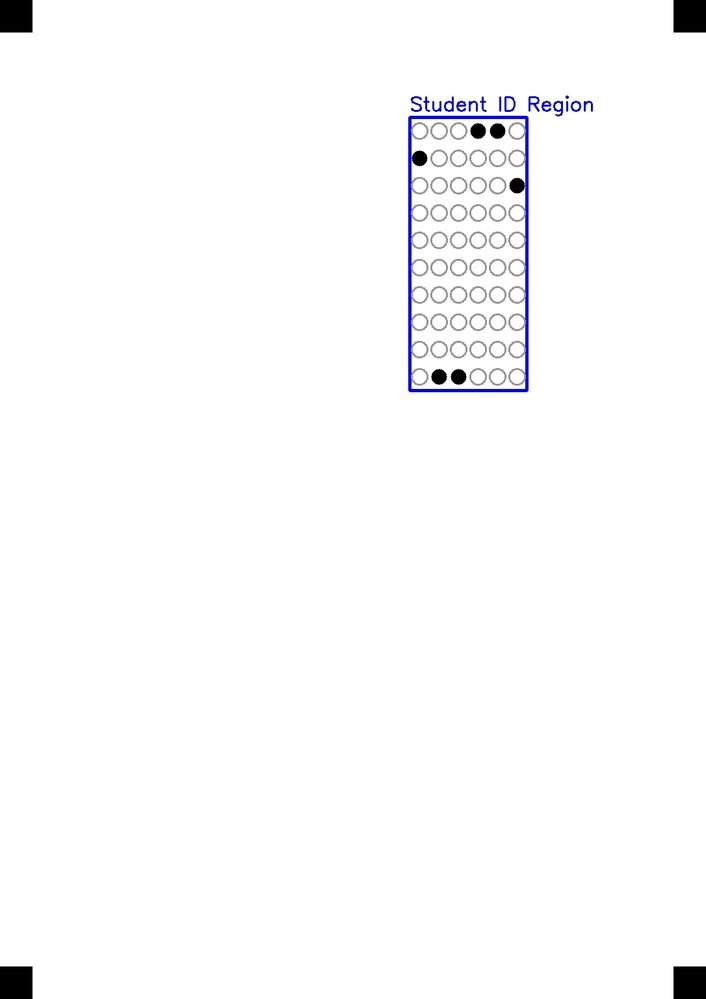
#> input picture test_student_id_image.jpg, 706 x 999 px, shrunk from 1086 x 1536 before the run
$ python -i debug_marker_classification.py   (imports and definitions only)
#> lines starting #> are read from the running program, lines starting #| are printed output that depends on the picture; after the words box and inside, x2 and y2 are one past the last pixel; in counts of white or black regions, pixels touching at a corner belong together
#> further down, picture is the input picture: shape (999, 706, 3); mean B, G, R 251.9, 251, 251
### app/services/all_marker_scanner.py
"""
All Marker Scanner Service
Quét và đánh dấu tất cả các marker (lớn và nhỏ) trên một ảnh tổng hợp

Features:
- Phát hiện marker vuông lớn (large markers)
- Phát hiện marker vuông nhỏ (small markers)
- Đánh dấu và phân biệt 2 loại marker bằng màu sắc
- Tạo ảnh tổng hợp với tất cả marker được label
- Thống kê số lượng và vị trí marker
"""

import cv2
import numpy as np
import logging
from pathlib import Path
from typing import Dict, List, Tuple, Any
from sklearn.cluster import DBSCAN
import json

logger = logging.getLogger(__name__)


class AllMarkerScanner:
    """
    Service quét và đánh dấu tất cả marker trong ảnh OMR
    """

    def __init__(self):
        self.debug_dir = Path("data/grading/all_markers_debug")
        self.debug_dir.mkdir(parents=True, exist_ok=True)

        # Xóa debug images cũ
        for file in self.debug_dir.glob("*.jpg"):
            file.unlink()

        # Màu sắc cho các loại marker
        self.colors = {
            'large_marker': (0, 0, 255),      # Đỏ cho marker lớn
            'small_marker': (0, 255, 0),      # Xanh lá cho marker nhỏ
            'text_large': (255, 255, 255),    # Trắng cho text marker lớn
            'text_small': (0, 0, 0),          # Đen cho text marker nhỏ
            'bbox_large': (255, 0, 0),        # Xanh dương cho bbox marker lớn
            'bbox_small': (255, 255, 0)       # Vàng cho bbox marker nhỏ
        }

    # [494 lines left out: functions save_debug_image, scan_all_markers, detect_large_markers, detect_small_markers, smart_detect_small_markers, find_square_candidates and 5 more, not called in this run]


# Global instance
all_marker_scanner = AllMarkerScanner()

### debug_marker_classification.py
#!/usr/bin/env python3
"""
Debug script để phân tích và phân loại marker đúng
"""

import sys
import os
import cv2
import numpy as np
from pathlib import Path

# Add the app directory to Python path
sys.path.insert(0, str(Path(__file__).parent / "app"))

from services.all_marker_scanner import all_marker_scanner

# [109 lines left out: functions analyze_markers, analyze_large_markers, not called in this run]

def analyze_small_markers(image):
    """Phân tích detection của small markers"""

    gray = cv2.cvtColor(image, cv2.COLOR_BGR2GRAY)

    # Multiple approaches
    binary1 = cv2.adaptiveThreshold(gray, 255, cv2.ADAPTIVE_THRESH_GAUSSIAN_C,
                                   cv2.THRESH_BINARY_INV, 11, 2)
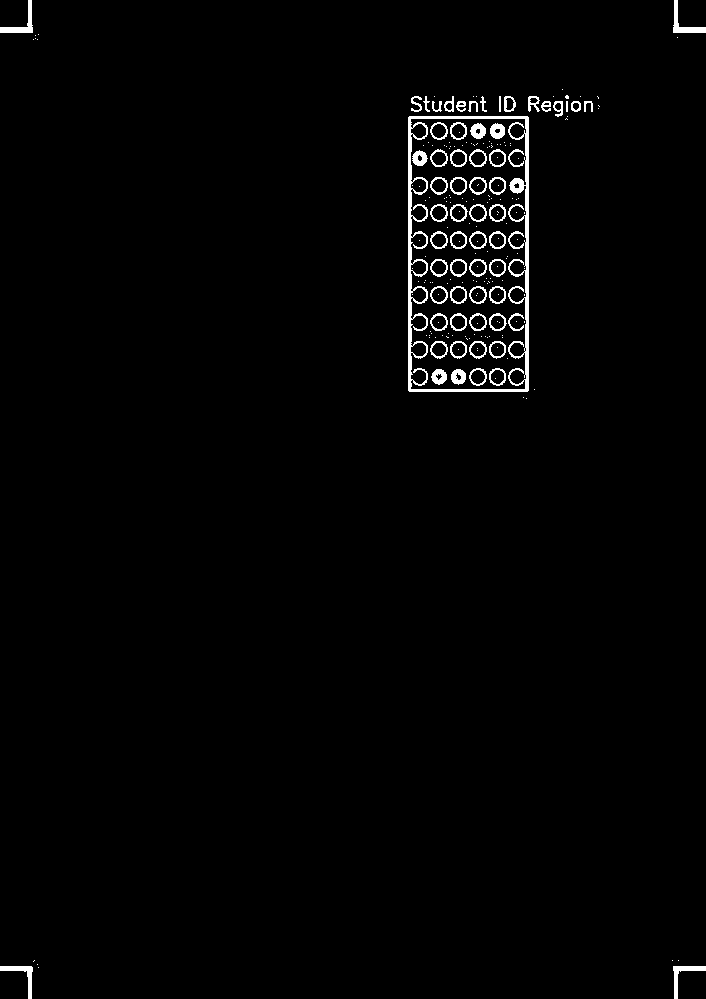
#> binary1: shape (999, 706); 1.6% white; 221 white regions (157 under 20 px), largest, box (x1, y1, x2, y2) and area: (408, 116, 529, 392) 4209, (673, 0, 706, 33) 311, (0, 0, 33, 33) 310
    _, binary2 = cv2.threshold(gray, 80, 255, cv2.THRESH_BINARY_INV)
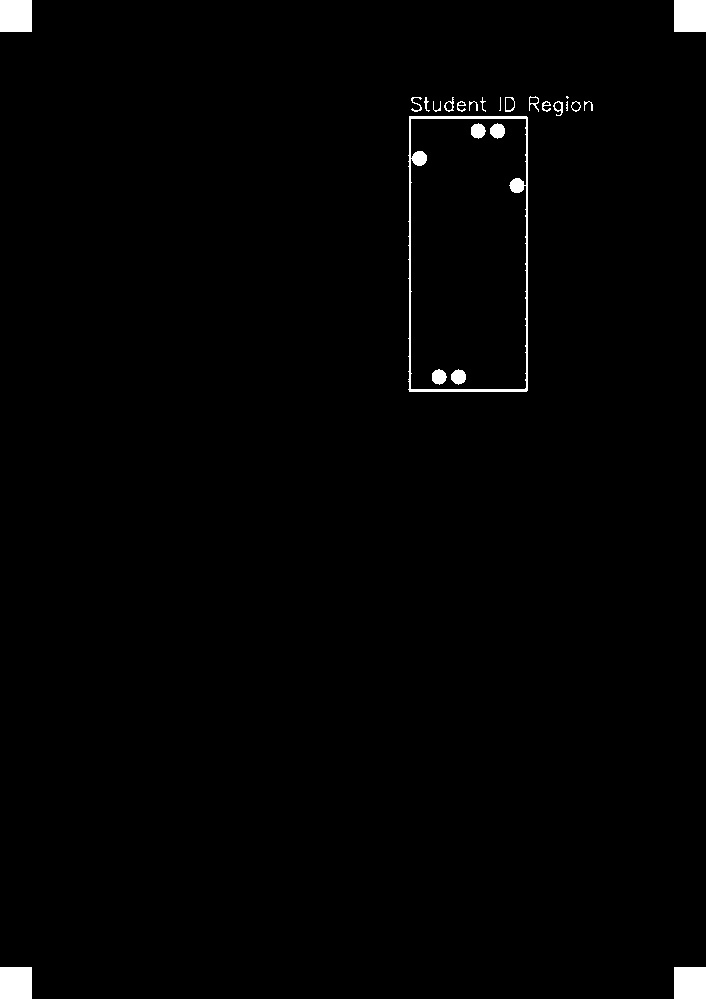
#> binary2: shape (999, 706); 1.1% white; 25 white regions (3 under 20 px), largest, box (x1, y1, x2, y2) and area: (408, 116, 528, 392) 2195, (0, 0, 32, 32) 1024, (674, 0, 706, 32) 1024
    _, binary3 = cv2.threshold(gray, 120, 255, cv2.THRESH_BINARY_INV)
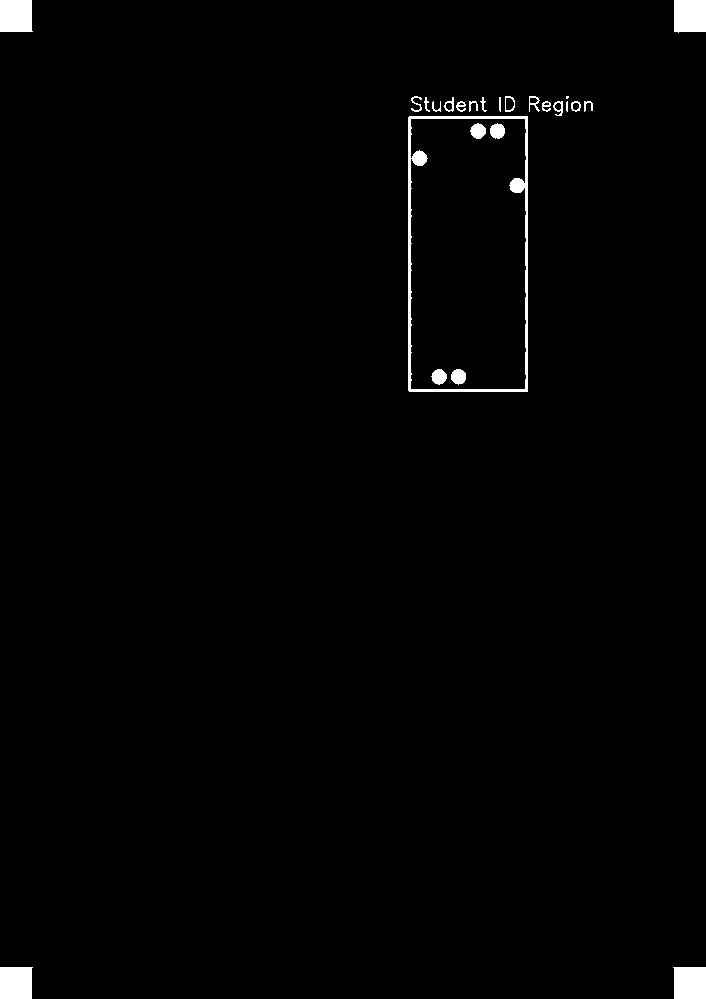
#> binary3: shape (999, 706); 1.2% white; 25 white regions (1 under 20 px), largest, box (x1, y1, x2, y2) and area: (408, 116, 528, 392) 2705, (0, 0, 33, 32) 1025, (674, 0, 706, 33) 1025
    binary = cv2.bitwise_or(cv2.bitwise_or(binary1, binary2), binary3)
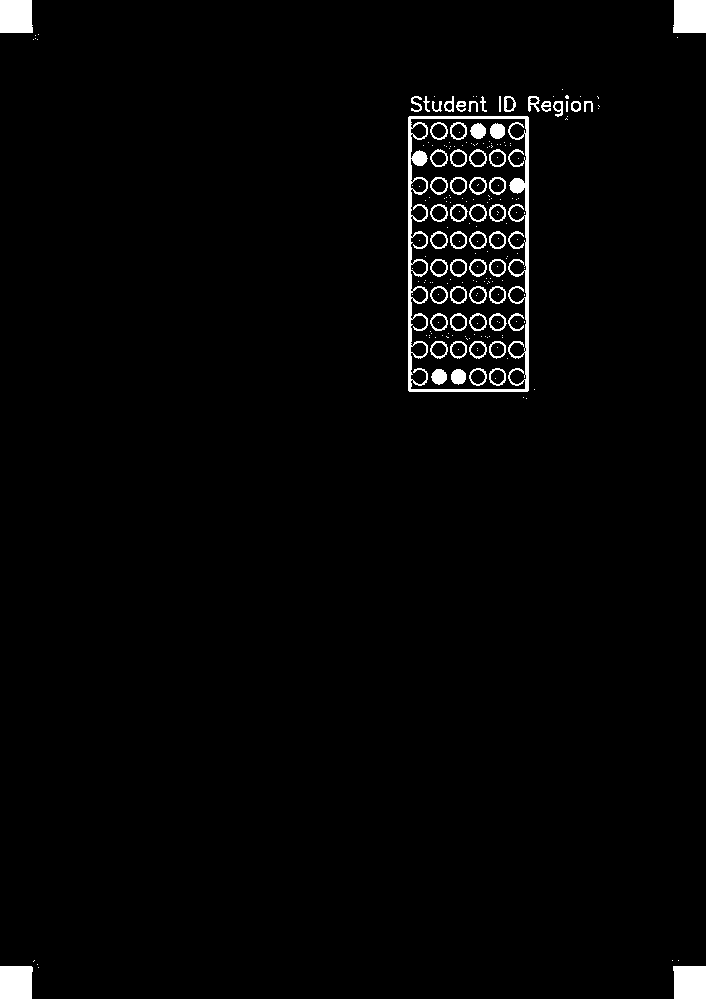
#> binary: shape (999, 706); 2.1% white; 220 white regions (157 under 20 px), largest, box (x1, y1, x2, y2) and area: (408, 116, 529, 392) 4424, (0, 0, 33, 33) 1063, (673, 0, 706, 33) 1063

    # Morphological operations
    kernel = np.ones((3, 3), np.uint8)
    cleaned = cv2.morphologyEx(binary, cv2.MORPH_CLOSE, kernel)
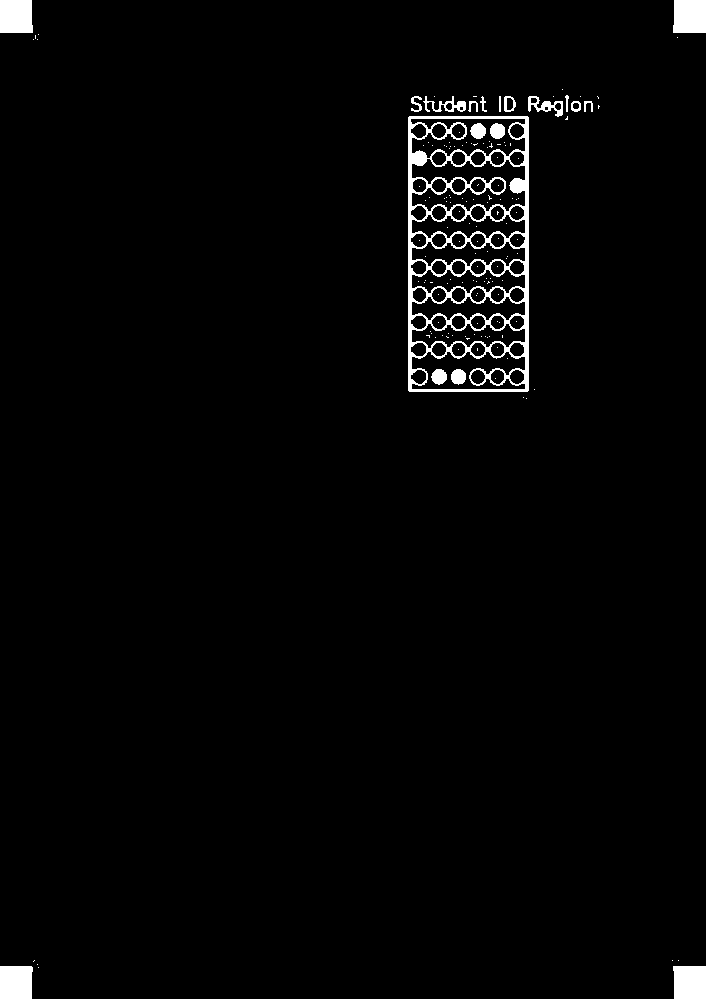
#> cleaned: shape (999, 706); 2.2% white; 149 white regions (130 under 20 px)

    # Find contours
    contours, _ = cv2.findContours(cleaned, cv2.RETR_EXTERNAL, cv2.CHAIN_APPROX_SIMPLE)
#> contours = 36 contours, 22 with area under 20; largest, box (x1, y1, x2, y2) and area: (408, 116, 529, 392) 32998, (673, 0, 706, 33) 1000, (0, 0, 33, 33) 1000, (0, 966, 33, 999) 997, (673, 966, 706, 999) 996

    print(f"   Total contours found: {len(contours)}")
#|    Total contours found: 36

    small_markers = []
    area_candidates = []

    for i, contour in enumerate(contours):
        area = cv2.contourArea(contour)
        area_candidates.append(area)

        if i < 10:  # Show first 10
            print(f"   Contour {i}: area={area:.1f}")

        # Current filter for small markers
        if 25 < area < 180:
            epsilon = 0.02 * cv2.arcLength(contour, True)
            approx = cv2.approxPolyDP(contour, epsilon, True)

            if len(approx) == 4:
                x, y, w, h = cv2.boundingRect(contour)
                aspect_ratio = float(w) / h

                if 0.8 <= aspect_ratio <= 1.25:
                    marker_info = {
                        'area': area,
                        'aspect_ratio': aspect_ratio,
                        'center': (x + w // 2, y + h // 2)
                    }
                    small_markers.append(marker_info)
                    print(f"   ✅ Small marker: area={area:.1f}, ratio={aspect_ratio:.2f}")
                else:
                    print(f"   ❌ Rejected (aspect): area={area:.1f}, ratio={aspect_ratio:.2f}")
            else:
                print(f"   ❌ Rejected (shape): area={area:.1f}, points={len(approx)}")
#> this loop made 36 passes
#> (area, epsilon) on passes 14, 15, 16, 21, 27: (27, 1.03), (80, 0.666), (27.5, 1.04), (141.5, 0.935), (50.5, 1.55)
#> area on passes 2, 3, 12, 20, 23, 26: 996.5, 997, 32998, 296.5, 23.5, 226.5
#|    Contour 0: area=0.0
#|    Contour 1: area=996.5
#|    Contour 2: area=997.0
#|    Contour 3: area=0.0
#|    Contour 4: area=0.0
#|    Contour 5: area=0.0
#|    Contour 6: area=0.0
#|    Contour 7: area=0.0
#> (further printed lines are left out)
#> after the loop, area_candidates = 36 values, max 32998 at index 11, min 0 at index 0, mean 1052.8; small_markers = []

    # Show area distribution
    area_candidates.sort()
    print(f"   Area range: {min(area_candidates):.1f} - {max(area_candidates):.1f}")
#|    Area range: 0.0 - 32998.0
    print(f"   Areas in range 25-180: {[a for a in area_candidates if 25 < a < 180]}")
#|    Areas in range 25-180: [27.0, 27.5, 50.5, 80.0, 141.5]

    return small_markers

# [2 lines not run here, left out]

>>> import cv2
>>> picture = cv2.imread('test_student_id_image.jpg')
>>> result = analyze_small_markers(picture)
#> result = []
